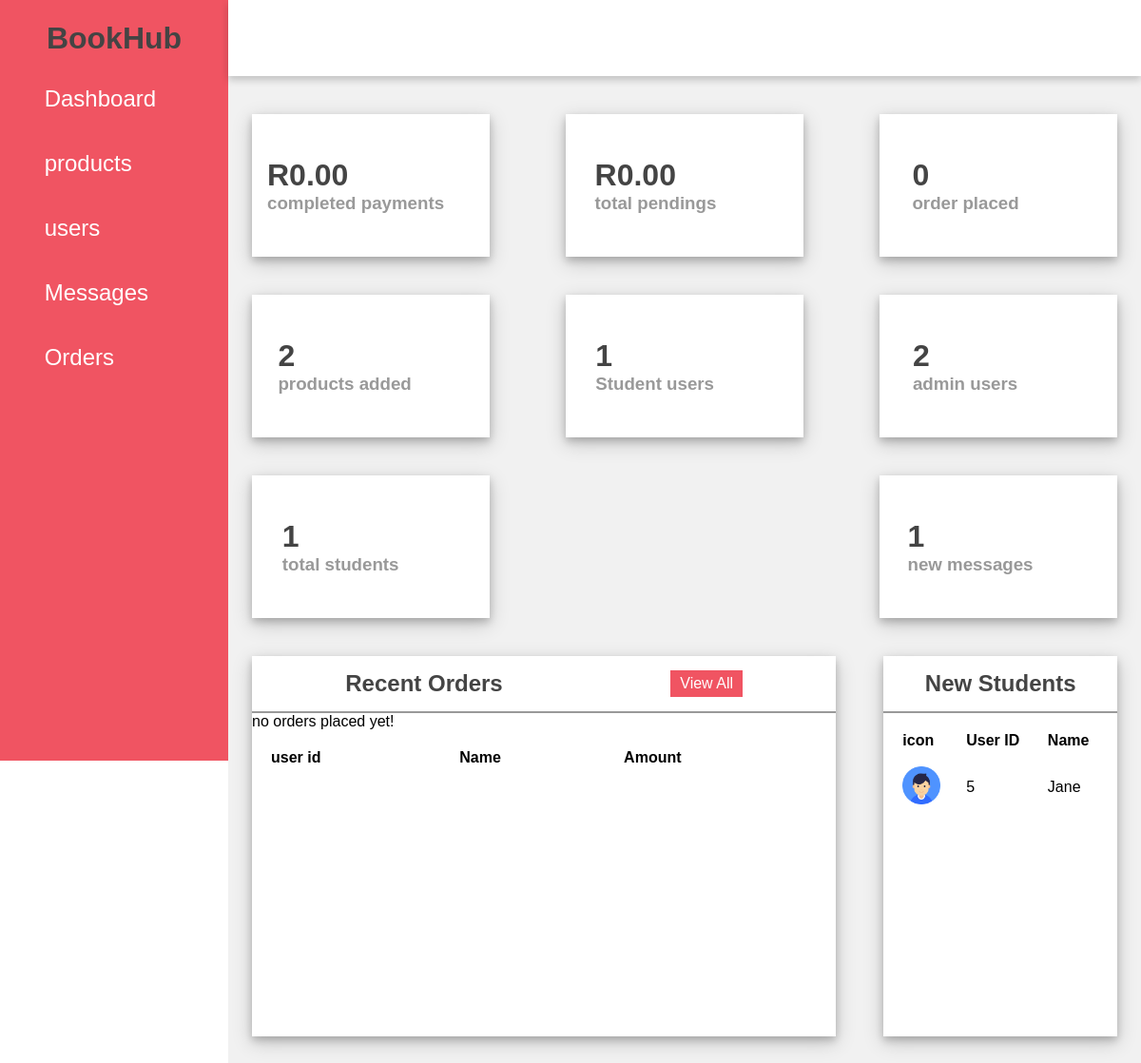
The page /admin/admin_page.php (signed in) on the database as committed earlier.
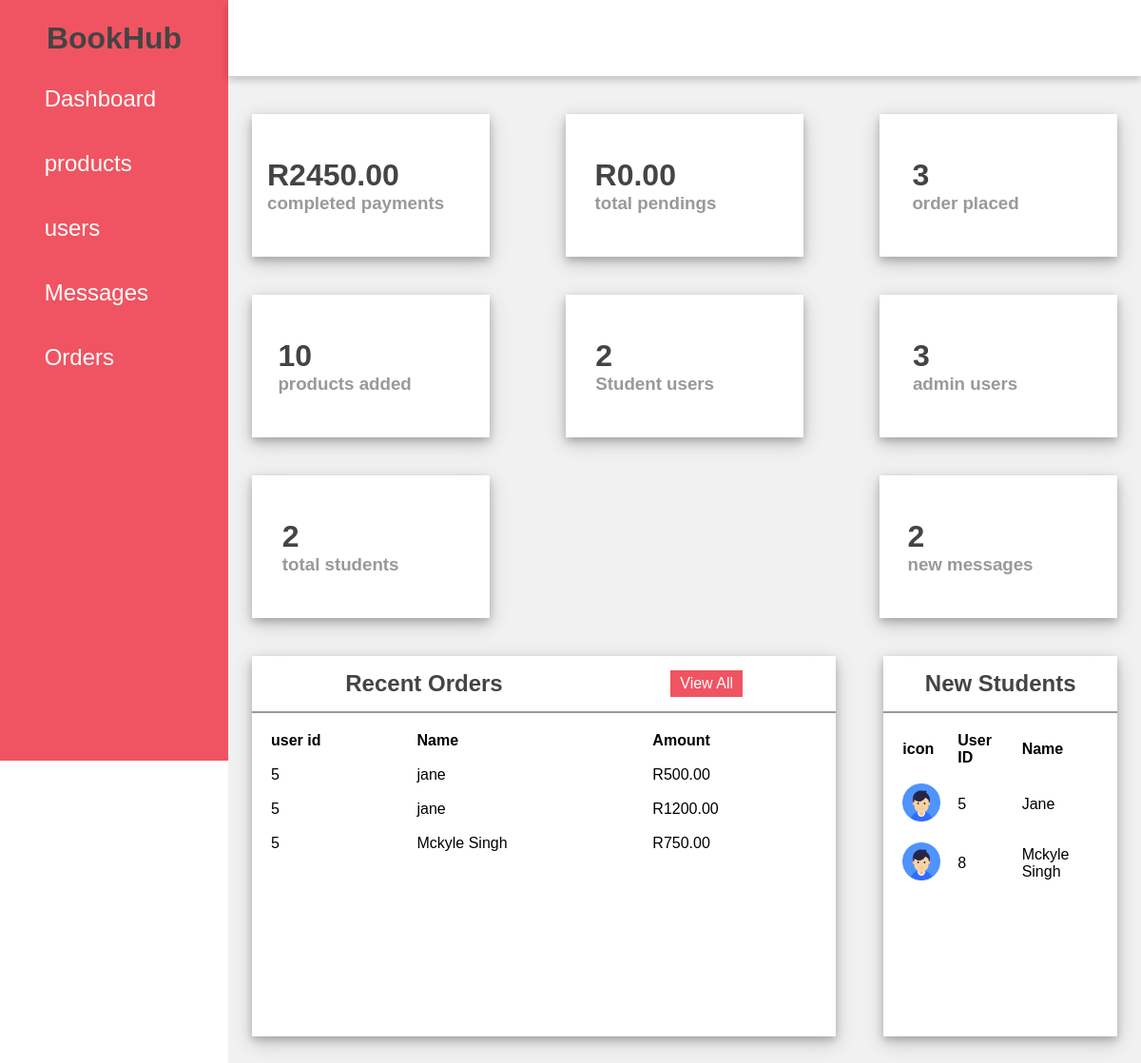
The same page on the database as committed later.
### tables this page shows
CREATE TABLE `tbluser` (
  `user_id` int(100) NOT NULL,
  `user_firstname` varchar(255) NOT NULL,
  `studentnumber` varchar(255) NOT NULL,
  `username` varchar(255) NOT NULL,
  `user_role` varchar(255) NOT NULL DEFAULT 'pending',
  `user_password` varchar(255) NOT NULL,
  `user_status` varchar(255) NOT NULL DEFAULT 'unverified'
);

CREATE TABLE `tblorder` (
  `order_id` int(100) NOT NULL,
  `user_id` int(100) NOT NULL,
  `name` varchar(100) NOT NULL,
  `number` varchar(12) NOT NULL,
  `email` varchar(100) NOT NULL,
  `method` varchar(50) NOT NULL,
  `address` varchar(500) NOT NULL,
  `total_products` varchar(1000) NOT NULL,
  `total_price` int(100) NOT NULL,
  `placed_on` varchar(50) NOT NULL,
  `payment_status` varchar(20) NOT NULL DEFAULT 'pending'
);

### admin/admin_page.php (the view, shortened to what the changed rows need)
<?php
include '../DBConn.php';
?>
<!DOCTYPE html>
<html lang="en">
<head>
    <link rel="stylesheet" href="css/Dashboard_style.css">
</head>
<body>
    <div class="side-menu">
        <div class="brand-name">
            <h1>BookHub</h1>
        </div>
    </div>
    <div class="container">
        <div class="content">
            <div class="cards">
                <div class="card">
                    <div class="box">
                    <?php
               $total_completed = 0;
               $select_completed = mysqli_query($conn, "SELECT total_price FROM `tblorder` WHERE payment_status = 'completed'") or die('query failed');
               if(mysqli_num_rows($select_completed) > 0){
                  while($fetch_completed = mysqli_fetch_assoc($select_completed)){
                     $total_price = $fetch_completed['total_price'];
                     $total_completed += $total_price;
                  };
               };
            ?>
            <h1>R<?php echo $total_completed; ?>.00</h1>
            <h3>completed payments</h3>
                    </div>
                </div>
                <div class="card">
                    <div class="box">
                        <?php
                            $total_pendings = 0;
                        ?>
                        <h1>R<?php echo $total_pendings; ?>.00</h1>
                    </div>
                </div>
                <div class="card">
                    <div class="box">
                        <?php
                            $select_orders = mysqli_query($conn, "SELECT * FROM `tblorder`") or die('query failed');
                            $number_of_orders = mysqli_num_rows($select_orders);
                        ?>
                            <h1><?php echo $number_of_orders; ?></h1>
                            <h3>order placed</h3>
                    </div>
                </div>
                <div class="card">
                    <div class="box">
                        <?php
                            $select_products = mysqli_query($conn, "SELECT * FROM `tblbook`") or die('query failed');
                            $number_of_products = mysqli_num_rows($select_products);
                        ?>
                            <h1><?php echo $number_of_products; ?></h1>
                            <h3>products added</h3>
                    </div>
                </div>
                <div class="card">
                    <div class="box">
                        <?php
                            $select_users = mysqli_query($conn, "SELECT * FROM `tbluser` WHERE user_role = 'student'") or die('query failed');
                            $number_of_users = mysqli_num_rows($select_users);
                        ?>
                            <h1><?php echo $number_of_users; ?></h1>
                            <h3>Student users</h3>
                    </div>
                </div>
                <div class="card">
                    <div class="box">
                        <?php
                            $select_admins = mysqli_query($conn, "SELECT * FROM `tbladmin` WHERE admin_role = 'admin'") or die('query failed');
                            $number_of_admins = mysqli_num_rows($select_admins);
                         ?>
                            <h1><?php echo $number_of_admins; ?></h1>
                            <h3>admin users</h3>
                    </div>
                </div>
                <div class="card">
                    <div class="box">
                        <?php
                            $select_account = mysqli_query($conn, "SELECT * FROM `tbluser`" ) or die('query failed');
                            $number_of_account = mysqli_num_rows($select_account);
                        ?>
                            <h1><?php echo $number_of_account; ?></h1>
                            <h3>total students</h3>
                    </div>
                </div>
                <div class="card">
                    <div class="box">
                        <?php
                            $select_messages = mysqli_query($conn, "SELECT * FROM `message`") or die('query failed');
                            $number_of_messages = mysqli_num_rows($select_messages);
                        ?>
                            <h1><?php echo $number_of_messages; ?></h1>
                            <h3>new messages</h3>
                    </div>
                </div>
            </div>
            <div class="content-2">
                <div class="recent-payments">
                    <div class="title">
                        <h2>Recent Orders</h2>
                    </div>
                    <table>
                        <tr>
                            <th>user id</th>
                            <th>Name</th>
                            <th>Amount</th>
                        </tr>
                        <?php
                            $select_orders = mysqli_query($conn, "SELECT * FROM `tblorder`") or die('query failed');
                            if(mysqli_num_rows($select_orders) > 0){
                                while($fetch_orders = mysqli_fetch_assoc($select_orders)){
                            ?>
                        <tr>
                            <td><?php echo $fetch_orders['user_id']; ?></td>
                            <td><?php echo  $fetch_orders['name']; ?></td>
                            <td>R<?php echo  $fetch_orders['total_price']; ?>.00</td>
                        </tr>
                        <?php
                        }
                        }else{
                            echo '<p class="empty">no orders placed yet!</p>';
                        }
                    ?>
                    </table>
                </div>
                <div class="new-students">
                    <div class="title">
                        <h2>New Students</h2>
                    </div>
                    <table>
                        <tr>
                            <th>icon </th>
                            <th>User ID </th>
                            <th>Name</th>
                        </tr>
                        <?php
                            $select_users = mysqli_query($conn, "SELECT * FROM `tbluser` WHERE user_role ='student'") or die('query failed');
                            if(mysqli_num_rows($select_users) > 0){
                                while($fetch_users = mysqli_fetch_assoc($select_users)){
                            ?>
                            <tr>
                                <td><img src="images/user.png" alt=""></td>
                                <td><?php echo $fetch_users['user_id']; ?></td>
                                <td><?php echo  $fetch_users['username']; ?></td>
                            </tr>
                            <?php
                        }
                        }else{
                            echo '<p class="empty">no orders placed yet!</p>';
                        }
                    ?>
                    </table>
                </div>
            </div>
        </div>
    </div>
</body>
</html>

Rows that differ between the two databases and show on the page:
added tblorder: user "5", name "jane", total_price "500"
added tblorder: user "5", name "jane", total_price "1200"
added tblorder: user "5", name "Mckyle Singh", total_price "750"
added tbluser: user_id "8", username "Mckyle Singh"
Other text that changed with them:
$total_completed: "0" → "2450"
$number_of_orders: "0" → "3"
$number_of_products: "2" → "10"
$number_of_users: "1" → "2"
$number_of_admins: "2" → "3"
$number_of_account: "1" → "2"
$number_of_messages: "1" → "2"
text no longer shown: "no orders placed yet!"
